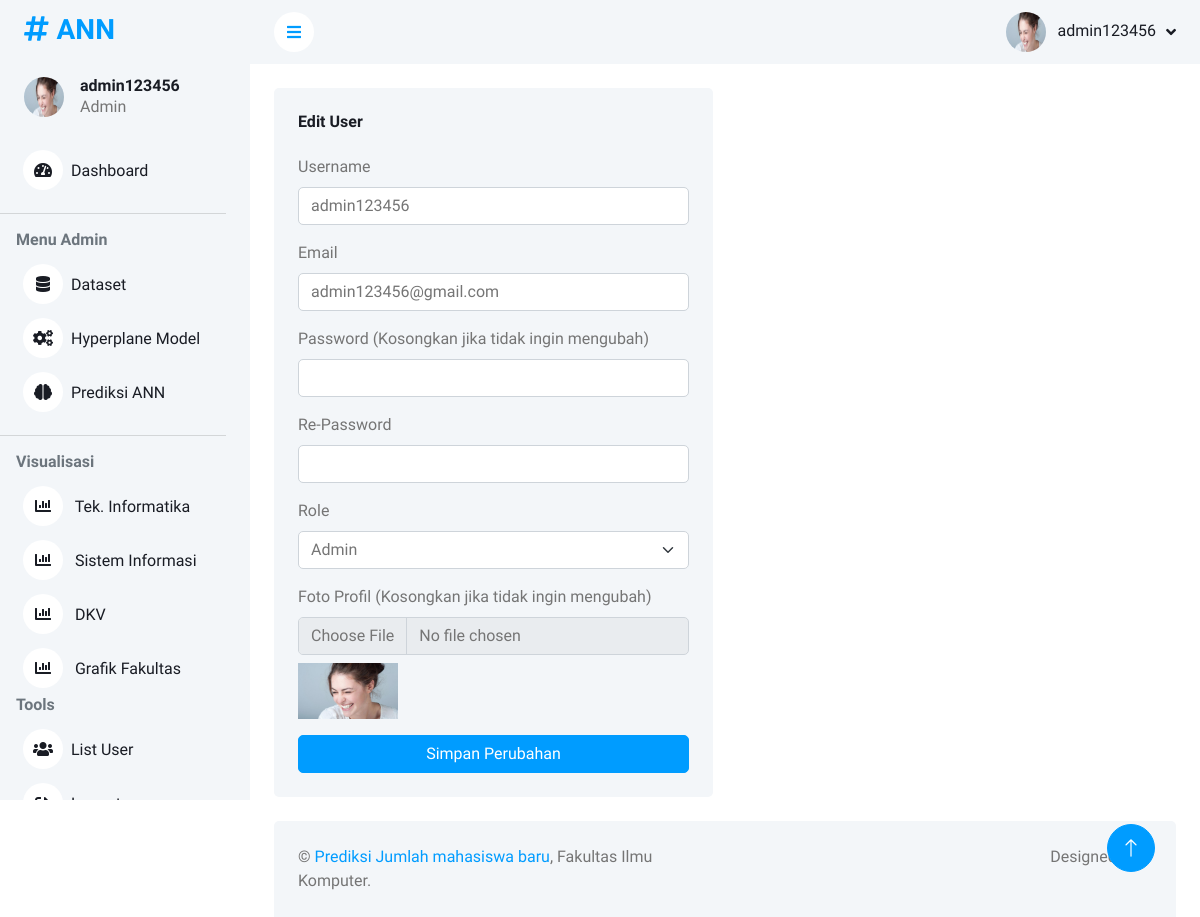
The page /edit_user/4 (signed in) on the database its author committed.
### tables this page shows
CREATE TABLE t_user (
            id INTEGER PRIMARY KEY AUTOINCREMENT,
            username TEXT UNIQUE NOT NULL,
            password TEXT NOT NULL,
            role TEXT CHECK(role IN ('admin', 'pimpinan', 'guest')) NOT NULL
        , email TEXT, foto TEXT, created_at TIMESTAMP, updated_at TIMESTAMP);

### app/view.py (the view)
        def decorated_function(*args, **kwargs):
            role = get_user_role()
            if role not in allowed_roles:
                flash("Anda tidak memiliki izin untuk mengakses halaman ini!", "danger")
                return redirect(url_for('index'))
            return f(*args, **kwargs)

### app/conf.py (called while the page is built)
def getConnectionDB():
    try:
        conn = sqlite3.connect(DB_PATH, timeout=10)
        return conn
    except Exception as e:
        return f"Kesalahan : {e}"

def get_user_role():
    return session.get('role', 'guest')  # Default ke 'guest' jika belum login

### app/view.py (called while the page is built, shortened)
@app.before_request
def check_login():
    allowed_routes = ['signin', 'static']
    if 'username' not in session and request.endpoint not in allowed_routes:
        return redirect(url_for('signin'))

def role_required(allowed_roles):
    def wrapper(f):
        def decorated_function(*args, **kwargs):
            role = get_user_role()
            if role not in allowed_roles:
                flash("Anda tidak memiliki izin untuk mengakses halaman ini!", "danger")
                return redirect(url_for('index'))
            return f(*args, **kwargs)
        decorated_function.__name__ = f.__name__
        return decorated_function
    return wrapper

@app.route('/edit_user/<int:user_id>', methods=['GET', 'POST'])
@role_required(['admin'])
def edit_user(user_id):
    conn = getConnectionDB()
    cursor = conn.cursor()
    cursor.execute("SELECT id, username, email, role, foto FROM t_user WHERE id = ?", (user_id,))
    user = cursor.fetchone()
    if not user:
        flash("User tidak ditemukan!", "error")
        return redirect(url_for('list_user'))
    user_data = {
        'id': user[0],
        'username': user[1],
        'email': user[2],
        'role': user[3],
        'foto': user[4]
    }
    return render_template('edit_user.html', user=user_data)

### app/templates/edit_user.html (shortened to what this page needs)
{% extends 'layouts/layout.html' %}
{% block content %}
<div class="container-fluid pt-4 px-4">
    <div class="row g-4">
        <div class="col-sm-12 col-xl-6">
            <div class="bg-light rounded h-100 p-4">
                <h6 class="mb-4">Edit User</h6>
                <form method="POST" enctype="multipart/form-data">
                    <div class="mb-3">
                        <label for="username" class="form-label">Username</label>
                        <input type="text" class="form-control" id="username" name="username" value="{{ user.username }}" required minlength="8">
                    </div>
                    <div class="mb-3">
                        <label for="email" class="form-label">Email</label>
                        <input type="email" class="form-control" id="email" name="email" value="{{ user.email }}" required>
                    </div>
                    <div class="mb-3">
                        <label for="password" class="form-label">Password (Kosongkan jika tidak ingin mengubah)</label>
                        <input type="password" class="form-control" id="password" name="password">
                    </div>
                    <div class="mb-3">
                        <label for="re_password" class="form-label">Re-Password</label>
                        <input type="password" class="form-control" id="re_password" name="re_password">
                    </div>
                    <div class="mb-3">
                        <label for="role" class="form-label">Role</label>
                        <select class="form-select" id="role" name="role" required>
                            <option value="admin" {% if user.role == 'admin' %}selected{% endif %}>Admin</option>
                        </select>
                    </div>
                    <div class="mb-3">
                        <label for="foto" class="form-label">Foto Profil (Kosongkan jika tidak ingin mengubah)</label>
                        <input type="file" class="form-control" id="foto" name="foto">
                        {% if user.foto %}
                            <img src="{{ url_for('static', filename='uploads/user/' + user.username + '/' + user.foto) }}" alt="Foto User" width="100" class="mt-2">
                        {% endif %}
                    </div>
                    <button type="submit" class="btn btn-primary w-100">Simpan Perubahan</button>
                </form>
            </div>
        </div>
    </div>
</div>
{% endblock %}

### app/templates/layouts/includes/menu_admin.html
<div class="sidebar pe-4 pb-3">
    <nav class="navbar bg-light navbar-light">
        <a href="{{ url_for('index') }}" class="navbar-brand mx-4 mb-3">
            <h3 class="text-primary"><i class="fa fa-hashtag me-2"></i>ANN</h3>
        </a>
        <div class="d-flex align-items-center ms-4 mb-4">
            <div class="position-relative">
                {% if session.get('foto') %}
                    <img class="rounded-circle"
                         src="{{ url_for('static', filename='uploads/user/' + session['username'] + '/' + session['foto']) }}"
                         alt="Foto Profil"
                         style="width: 40px; height: 40px;">
                {% else %}
                    <img class="rounded-circle"
                         src="{{ url_for('static', filename='img/user.jpg') }}"
                         alt="Default Profil"
                         style="width: 40px; height: 40px;">
                {% endif %}
            </div>
            <div class="ms-3">
                <h6 class="mb-0">{{ session['username'] }}</h6>
                <span>{{ session['role'].capitalize() }}</span>
            </div>
        </div>
        <div class="navbar-nav w-100">
            <a href="{{ url_for('index') }}" class="nav-item nav-link"><i class="fa fa-tachometer-alt me-2"></i>Dashboard</a>
            {% if session['role'] == 'admin' %}
            <hr>
            <h6 class="text-muted ms-3">Menu Admin</h6>
            <a href="/dataset" class="nav-item nav-link"><i class="fa fa-database me-2"></i>Dataset</a>
            <a href="{{ url_for('hyperplane') }}" class="nav-item nav-link">
                <i class="fa fa-cogs me-2"></i>Hyperplane Model
            </a>
            <a href="{{ url_for('prediksi') }}" class="nav-item nav-link"><i class="fa fa-brain me-2"></i>Prediksi ANN</a>
            {% endif %}
            {% if session['role'] in ['admin', 'pimpinan'] %}
            <hr>
            <h6 class="text-muted ms-3">Visualisasi</h6>
            <a href="{{ url_for('visualisasi_ti') }}" class="nav-item nav-link"><i class="fa fa-chart-bar me-2"></i> Tek. Informatika</a>
            <a href="{{ url_for('visualisasi_si') }}" class="nav-item nav-link"><i class="fa fa-chart-bar me-2"></i> Sistem Informasi</a>
            <a href="{{ url_for('visualisasi_dkv') }}" class="nav-item nav-link"><i class="fa fa-chart-bar me-2"></i> DKV</a>
            <a href="{{ url_for('visualisasi_fakultas') }}" class="nav-item nav-link"><i class="fa fa-chart-bar me-2"></i> Grafik Fakultas</a>
            {% endif %}
            <h6 class="text-muted ms-3">Tools</h6>
            {% if session['role'] in ['admin', 'pimpinan'] %}
            <a href="{{ url_for('list_user') }}" class="nav-item nav-link"><i class="fa fa-users me-2"></i>List User</a>
            {% endif %}
            <a href="{{ url_for('logout') }}" class="nav-item nav-link"><i class="fa fa-sign-out-alt me-2"></i>Logout</a>
        </div>
    </nav>
</div>

### app/templates/layouts/includes/navbar.html (shortened to what this page needs)
<nav class="navbar navbar-expand bg-light navbar-light sticky-top px-4 py-0">
    <a href="#" class="sidebar-toggler flex-shrink-0">
        <i class="fa fa-bars"></i>
    </a>
    <div class="navbar-nav align-items-center ms-auto">
        <div class="nav-item dropdown">
            <a href="#" class="nav-link dropdown-toggle" data-bs-toggle="dropdown">
                {% if session.get('foto') %}
                    <img class="rounded-circle me-lg-2"
                         src="{{ url_for('static', filename='uploads/user/' + session['username'] + '/' + session['foto']) }}"
                         alt="Foto Profil"
                         style="width: 40px; height: 40px;">
                {% else %}
                    <img class="rounded-circle me-lg-2"
                         src="{{ url_for('static', filename='img/user.jpg') }}"
                         alt="Default Profil"
                         style="width: 40px; height: 40px;">
                {% endif %}
                <span class="d-none d-lg-inline-flex">{{ session['username'] }}</span>
            </a>
        </div>
    </div>
</nav>

### app/static/css/style.css (style rules this page uses)
:root { --primary: #009CFF; --light: #F3F6F9; --dark: #191C24; }
.btn { transition: .5s; }
.btn.btn-primary { color: #FFFFFF; }
.sidebar { position: fixed; top: 0; left: 0; bottom: 0; width: 250px; height: 100vh; overflow-y: auto; background: var(--light); transition: 0.5s; z-index: 999; }
@media (min-width: 992px) { .sidebar { margin-left: 0; } }
.sidebar .navbar .navbar-nav .nav-link { padding: 7px 20px; color: var(--dark); font-weight: 500; border-left: 3px solid var(--light); border-radius: 0 30px 30px 0; outline: none; }
.sidebar .navbar .navbar-nav .nav-link i { width: 40px; height: 40px; display: inline-flex; align-items: center; justify-content: center; background: #FFFFFF; border-radius: 40px; }
.content .navbar .navbar-nav .nav-link { margin-left: 25px; padding: 12px 0; color: var(--dark); outline: none; }
.content .navbar .sidebar-toggler, .content .navbar .navbar-nav .nav-link i { width: 40px; height: 40px; display: inline-flex; align-items: center; justify-content: center; background: #FFFFFF; border-radius: 40px; }
.content .navbar .dropdown-toggle::after { margin-left: 6px; vertical-align: middle; border: none; content: "\f107"; font-family: "Font Awesome 5 Free"; font-weight: 900; transition: .5s; }

### rows shown on the page
t_user: username "admin123456", role "Admin", email "admin123456@gmail.com", username+foto (picture)
